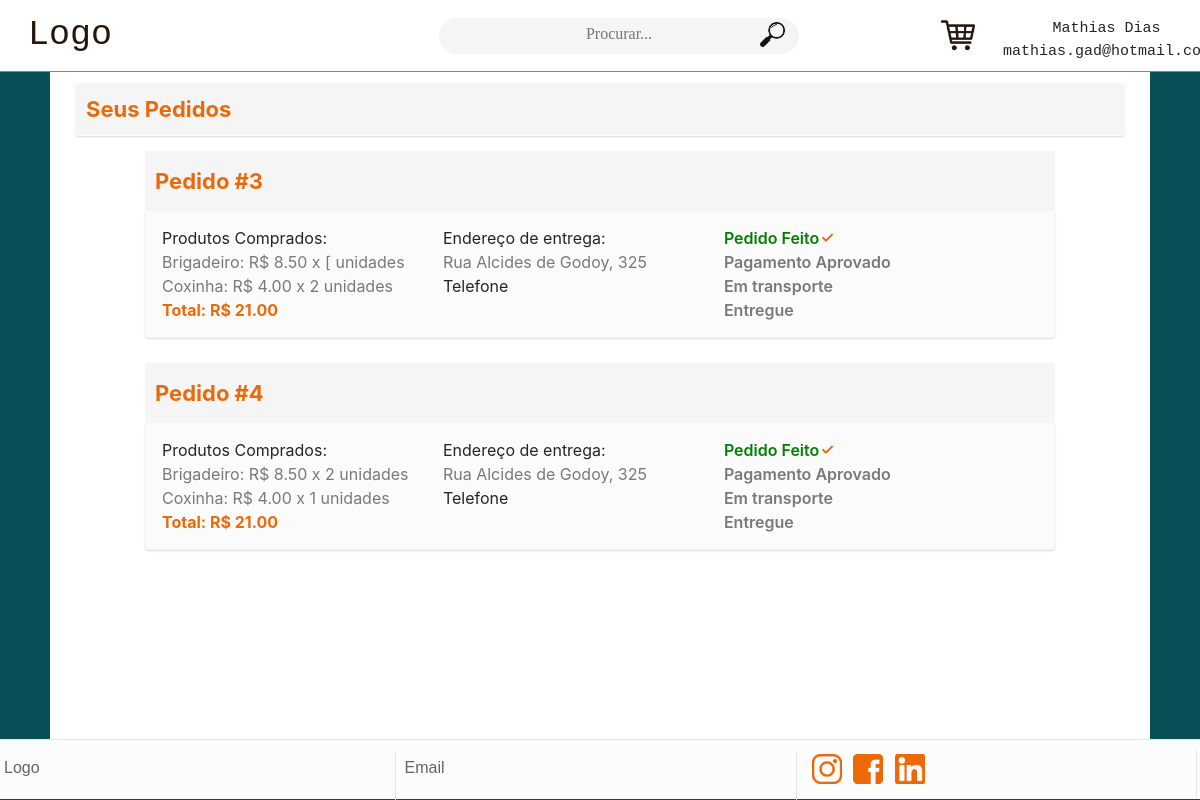
/pedidos (signed in), run on an earlier commit of the app's database.
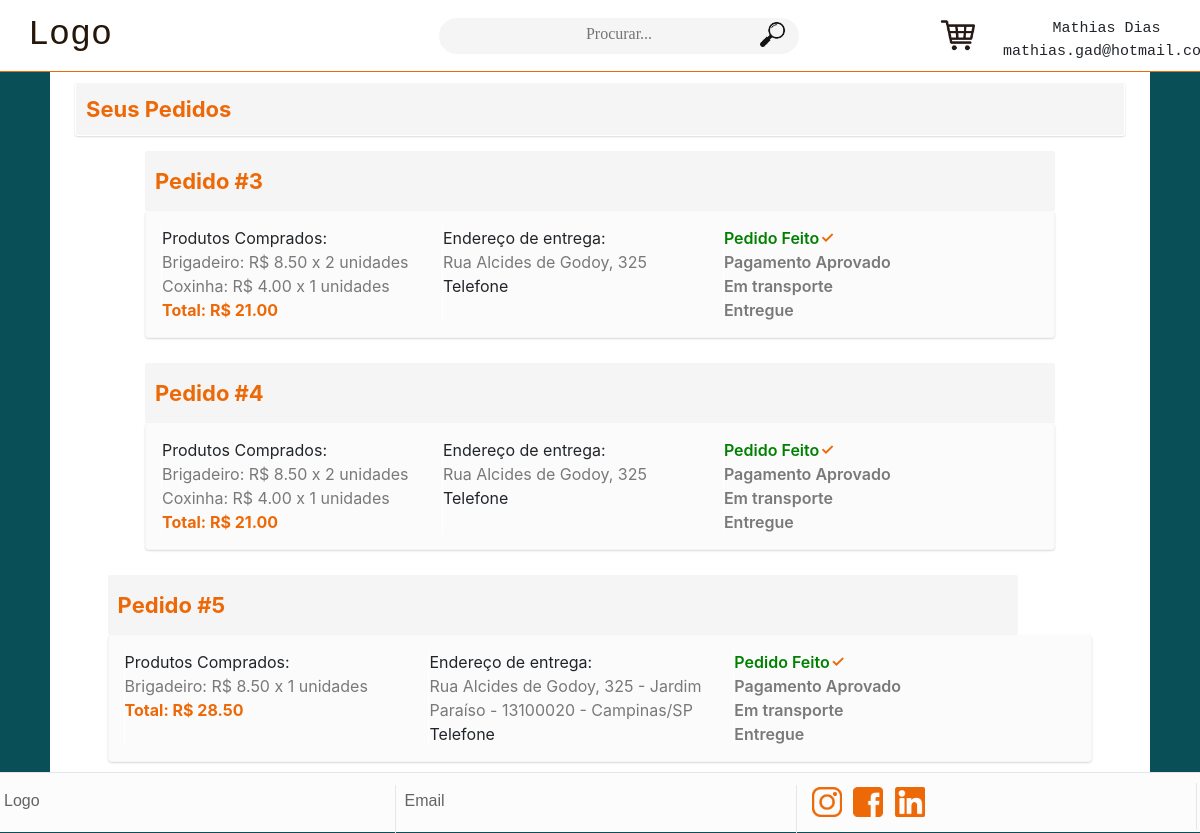
And on a later commit of the database.
### loja/models.py (models this page shows, shortened)
class Pedidos(models.Model):
    status_escolha = [
    ('Pedido Feito','Pedido Feito'),
    ('Pagamento Aprovado','Pagamento Aprovado'),
    ('Em transporte','Em transporte'),
    ('Entregue','Entregue'),
    ]
    Nome_do_cliente = models.CharField(max_length=128)
    Items = models.ManyToManyField(Produtos, blank=True, related_name="pedido")
    Quantidades = models.CharField(max_length = 512, null=True)
    Preço_total = models.DecimalField(max_digits=10, decimal_places=2)
    Cpf_cliente = models.CharField(max_length=16)
    Endereço_cliente = models.CharField(max_length=512)
    Status = models.CharField(max_length=32, choices=status_escolha, default='Pedido Feito')

class Produtos(models.Model):
    disponivel_escolha = [
    ('Sim','Sim'),
    ('Não','Não'),
    ]
    Nome = models.CharField(max_length=128)
    Categoriateste = models.ForeignKey(Categorias ,on_delete=models.CASCADE, default=0)
    Descrição = models.CharField(max_length=1024)
    Fotos = models.ImageField(upload_to='loja/static/produtos/fotos/')
    Fotos_2 = models.ImageField(upload_to='loja/static/produtos/fotos/')
    Preço = models.DecimalField(max_digits=10, decimal_places=2)
    Disponivel = models.CharField(max_length=8,choices=disponivel_escolha, default='Sim')

### loja/views.py (the view)
# urls.py: path("pedidos", views.my_orders, name="pedidos"),
def my_orders(request):
    if request.user.is_authenticated:
        pedidos = Pedidos.objects.filter(Cpf_cliente=request.user.userprofile.cpf)
        context = {
            "log": request.user.is_authenticated,
            "pedidos": pedidos,
            "username": request.user
        }
        final_status2 = final_status(request)
        context.update(final_status2)
        clear_status(request)
        return render(request, "loja/pedidos.html", context)
    else:
        status_code(request, 6)
        return HttpResponseRedirect(reverse("index"))

### loja/views.py (called while the page is built)
def clear_status(request):
    request.session['status'] = 'none'
    request.session['status2'] = 'none'
    request.session['status3'] = 'none'
    request.session['status4'] = 'none'
    request.session['status5'] = 'none'
    request.session['status6'] = 'none'
    request.session['status7'] = 'none'
    request.session['status8'] = 'none'
    request.session['status9'] = 'none'
    request.session['status10'] = 'none'

### loja/templates/loja/pedidos.html (shortened to what this page needs)
{% extends "loja/layout.html" %}
{% load static %}
{% block body %}
<div class="blocos" style="flex-direction: column; justify-content: flex-start;">
    <div class="titulo_pedidos">
        <div class="titulo_perfil">Seus Pedidos</div>
    </div>
    {% for pedido in pedidos %}
    <div class="pedidos">
        <div class="bloco_titulo">
            <div class="titulo_perfil">Pedido #{{pedido.id}}</div>
        </div>
        <div class="pedido_info">
            <div class="pedido_coluna">
                Produtos Comprados:
                {% for item in pedido.Items.all  %}{% for quantidade in pedido.Quantidades %}
                    {% if forloop.counter0 == forloop.parentloop.counter0 %}
                <li class="laranja">{{item.Nome}}: R$ {{item.Preço}} x {{quantidade}} unidades</li>
                    {% endif %}
                {% endfor %}{% endfor %}
                <li class="total"><strong>Total: R$ {{pedido.Preço_total}}</strong></li>
            </div>
            <div class="pedido_coluna">
                Endereço de entrega:
                <li class="laranja">{{pedido.Endereço_cliente}}</li>
                Telefone
            </div>
            <div class="pedido_coluna">
                {% if pedido.Status == "Pedido Feito" %}
                <li class="status checked">Pedido Feito</li>
                <li class="status">Pagamento Aprovado</li>
                <li class="status">Em transporte</li>
                <li class="status">Entregue</li>
                {% elif pedido.Status == "Pagamento Aprovado" %}
                <li class="status checked">Pedido Feito</li>
                <li class="status checked">Pagamento Aprovado</li>
                <li class="status">Em transporte</li>
                <li class="status">Entregue</li>
                {% elif pedido.Status == "Em transporte" %}
                <li class="status checked">Pedido Feito</li>
                <li class="status checked">Pagamento Aprovado</li>
                <li class="status checked">Em transporte</li>
                <li class="status">Entregue</li>
                {% elif pedido.Status == "Entregue" %}
                <li class="status checked">Pedido Feito</li>
                <li class="status checked">Pagamento Aprovado</li>
                <li class="status checked">Em transporte</li>
                <li class="status checked">Entregue</li>
                {% endif %}
            </div>
        </div>
    </div>
    {% endfor %}
</div>
{% endblock %}

### loja/templates/loja/layout.html (shortened to what this page needs)
{% load static %}
<!DOCTYPE html>
<html>
    <head>
        <link rel="stylesheet" href="https://stackpath.bootstrapcdn.com/bootstrap/4.3.1/css/bootstrap.min.css">
        <link rel="stylesheet" href="{% static 'styles.css' %}"/>
    </head>
    <body>
    <div class="pagina">
        <nav class="nav">
            <div class="logo">
                Logo
            </div>
            <div class="procura">
                <form action="{% url 'pesquisa' %}" method="post">
                    <input class="pesquisa" name="pesquisa" placeholder="Procurar..." type="text"/>
                    <input type="image"src="{% static '/images/pesquisa.png' %}" alt="Pesquisar" class="botao_pesquisa">
                </form>
            </div>
            <a href="{% url 'carrinho' %}"><img src="{% static '/images/shop-cart.png' %}" alt="Carrinho" class="cart"></a>
            <div class="user">
                {% if log == True %}
                <div class="dropdown">
                    <button class="btn dropdown-toggle logado" type="button" id="dropdownMenuButton" data-toggle="dropdown" aria-haspopup="true" aria-expanded="false">{{ username.first_name }} {{ username.last_name }} {{ username.email }}</button>
                </div>
                {% else %}
                <button id="login" class="btn botao_login">Entrar/Cadastre-se</button>
                {% endif %}
            </div>
        </nav>
        <div id="body">
        {% block body %}
        {% endblock %}
        </div>
        <div class="barinf">
            <div class="baritem">
                Logo
            </div>
            <div class="baritem">
                Email
            </div>
            <div class="baritem">
                <img src="{% static '/images/instagram.png' %}" alt="Instagram" class="redebar">
                <img src="{% static '/images/facebook.png' %}" alt="Facebook" class="redebar">
                <img src="{% static '/images/linkedin.png' %}" alt="LinkedIn" class="redebar">
            </div>
        </div>
    </div>
    </body>
</html>

### loja/static/styles.css (style rules this page uses)
.nav { top: 0; position: sticky; width: 100%; height: 72px; background-color: white; z-index: 1; border-bottom: 1px solid #ED6908; }
.logo { padding: 3px; font-size:35px; font-family: monospace; margin-top: auto; margin-bottom: auto; margin-left: 25px; color: #26170b; }
#body { min-height: calc(100vh - 133px); }
body { font: arial,sans-serif; background-color: #094F57; }
.procura { width: 30%; height: 36px; margin-left: 27%; background: #f5f5f5; border-radius: 16rem; border: none; position: relative; display: flex; flex-direction: column; transform: translateZ(0); align-self: center; }
.botao_pesquisa { width: 33px; float: right; position: absolute; right: 10px; }
.pesquisa { width: 100%; background: 0 0; height: 32px; text-align: center; font-weight: 300; border-radius: 16rem; border: 1px solid transparent; font-family: saira; font-size: 1rem; color: #778ca3; overflow: visible; }
.cart { position: absolute; left: 78%; top: 15px; padding: 3px; width: 45px; color: #452612; }
.user { left: 83%; padding: 3px; font-size:15px; font-family: monospace; top: 1px; bottom: auto; color: #452612; display: flex; position: absolute; }
.logado { position: absolute; display: flex; white-space: normal; top: 10px; padding: 3px; font-size: 15px; }
.dropdown-item , .dropdown, .dropdown-menu { z-index: 5; }
.titulo_perfil { font-style: normal; font-weight: 700; font-size: 22px; color: #ED6908; padding-left: 10px; }
.laranja { color: #797979; }
.bloco_titulo { display: flex; -webkit-box-pack: justify; justify-content: space-between; background: #f5f5f5; border: #ffffff; border-radius: 2px; -webkit-box-align: center; -webkit-align-items: center; min-height: 36px; font-weight: bold; width: 910px; height: 60px; }
.barinf { width: 100%; bottom: 0; position: relative; display: block; height: 60px; background-color: #fcfcfc; border-top: 1px solid #e6e6e6; }
.baritem { position: relative; display: inline-block; border-right: 1px solid #e6e6e6; height: 80%; top: 10px; width: 33%; padding: 4px; color: #646464; font-family: "Lucida Sans Unicode", "Lucida Grande", sans-serif; }
div { box-sizing: border-box; }
.redebar { position: relative; margin-left: 7px; width: 30px; display: inline-block; }
.blocos { display: flex; flex-direction: row; flex-wrap: nowrap; justify-content: space-around; padding: 0 25px; width: 1100px; min-height: calc(100vh - 133px); background: white; margin-left: auto; margin-right: auto; }
li { list-style: none; }
.titulo_pedidos { align-items: center; box-shadow: rgba(0, 0, 0, 0.15) 0px 1px 2px; height: 54px; width: 100%; background-color: rgb(245, 245, 245); border: 0.5px solid rgb(255, 255, 255); border-radius: 2px; display: flex; margin-top: 10px; }
.pedidos { margin-top: 15px; align-self: center; margin-bottom: 10px; }
.pedido_coluna { min-height: 60px; width: 32%; border-left: 1px solid white; }
.pedido_info { display: flex; flex-flow: row; border: 1px solid #f5f5f5; border-top: 0; padding: 15px; background-color: #fbfbfb; border-radius: 4px; box-shadow: 0px 1px 2px rgba(0, 0, 0, 0.15); }
.total { color: #ED6908; }
.status.checked::after { opacity: 1; }
.status { font-weight: 600; color: #797979; }
.checked { color: green; }
.status::after { content: '\2713'; position: absolute; margin-top: 3px; line-height: 1; margin-left: 1px; color: #ED6908 !important; opacity: 0; }

What changed in the data, as far as the page shows it:
changed Pedidos id 3: gains Produtos (Nome "Brigadeiro" "Brigadeiro" "Brigadeiro", Preço "8.50" "8.50" "8.50", Quantidades "2" "2" "1"); gains Produtos (Nome "Coxinha" "Coxinha", Preço "4.00" "4.00", Quantidades "1" "1"); loses Produtos (Nome "Brigadeiro" "Brigadeiro", Preço "8.50" "8.50", Quantidades "[" "2"); loses Produtos (Nome "Coxinha" "Coxinha", Preço "4.00" "4.00", Quantidades "2" "1")
added Pedidos: id "5", Preço_total "28.50", Endereço_cliente "Rua Alcides de Godoy, 325 - Jardim Paraíso - 13100020 - Campinas/SP", Status "Pedido Feito"
